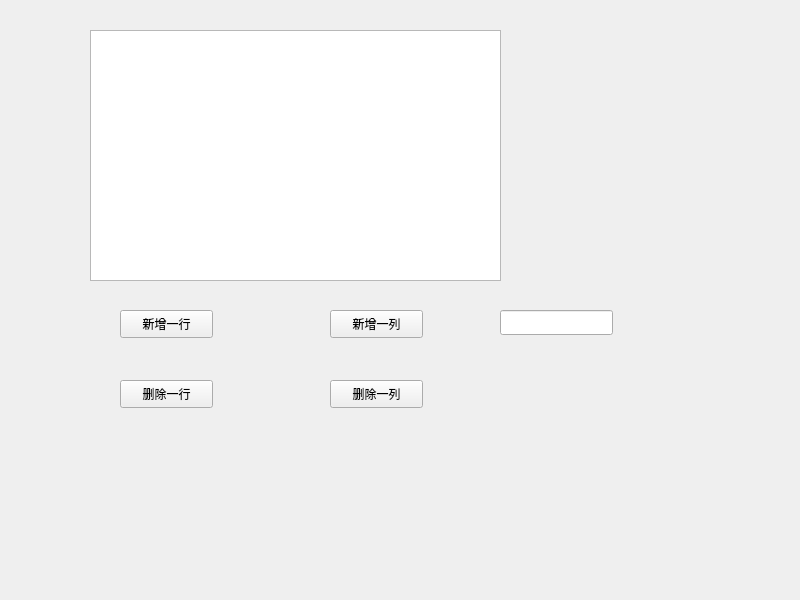
<?xml version="1.0" encoding="UTF-8"?>
<ui version="4.0">
 <class>Widget</class>
 <widget class="QWidget" name="Widget">
  <property name="geometry">
   <rect>
    <x>0</x>
    <y>0</y>
    <width>800</width>
    <height>600</height>
   </rect>
  </property>
  <property name="windowTitle">
   <string>Widget</string>
  </property>
  <widget class="QPushButton" name="pushButton_insert_row">
   <property name="geometry">
    <rect>
     <x>120</x>
     <y>310</y>
     <width>93</width>
     <height>28</height>
    </rect>
   </property>
   <property name="text">
    <string>新增一行</string>
   </property>
  </widget>
  <widget class="QPushButton" name="pushButton_delete_row">
   <property name="geometry">
    <rect>
     <x>120</x>
     <y>380</y>
     <width>93</width>
     <height>28</height>
    </rect>
   </property>
   <property name="text">
    <string>删除一行</string>
   </property>
  </widget>
  <widget class="QPushButton" name="pushButton_insert_column">
   <property name="geometry">
    <rect>
     <x>330</x>
     <y>310</y>
     <width>93</width>
     <height>28</height>
    </rect>
   </property>
   <property name="text">
    <string>新增一列</string>
   </property>
  </widget>
  <widget class="QPushButton" name="pushButton_delete_column">
   <property name="geometry">
    <rect>
     <x>330</x>
     <y>380</y>
     <width>93</width>
     <height>28</height>
    </rect>
   </property>
   <property name="text">
    <string>删除一列</string>
   </property>
  </widget>
  <widget class="QLineEdit" name="lineEdit">
   <property name="geometry">
    <rect>
     <x>500</x>
     <y>310</y>
     <width>113</width>
     <height>25</height>
    </rect>
   </property>
   <property name="placeholderText">
    <string/>
   </property>
  </widget>
  <widget class="QTableWidget" name="tableWidget">
   <property name="geometry">
    <rect>
     <x>90</x>
     <y>30</y>
     <width>411</width>
     <height>251</height>
    </rect>
   </property>
  </widget>
 </widget>
 <resources/>
 <connections/>
</ui>
